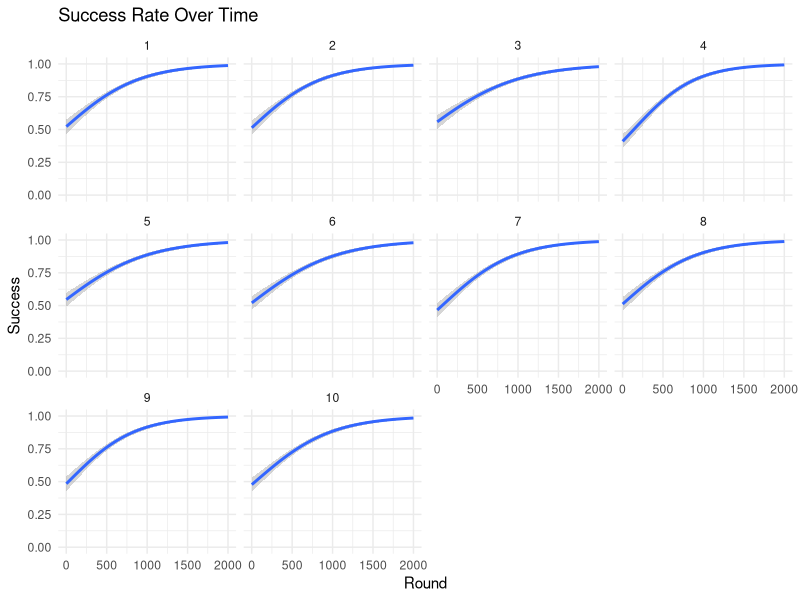

Reproduce this figure in R. (Note: this script raises an error after producing the figure.)
## ---- chunk 1

# libraries
library(tidyverse)
library(ggplot2)

# seed
# set.seed(123)

## ---- chunk 2

# general parameters
n_sim <- 10 # number of simulations
n_referents <- 6 # number of unique referents in guessing game
n_small <- n_referents/2 # number of small referents
n_large <- n_referents/2 # number of large referents
n_rounds <- 2000 # number of interaction rounds
drift_sd <- 0.05 # amount of variation introduced during production
learn_rate <- 0.005 # amount of added memory strengthening for words per round
iconicity_boost <- 0.2 # multiplicator for distance to iconic prototypes

# referent properties
referents <- tibble(
  id = 1:n_referents,
  type = c(rep("small", n_small), rep("large", n_large))
) 

## ---- chunk 3

# distance-based ease function
## small referents easier to guess near [0,0]
## large referents easier to guess near [1,1]
## currently distance measures range from 0.014 (max distance), to 1 (min distance) and is sharply dropping off when away from targets
### NOTE: Discuss and justify distance function (maybe euclidean)
signal_ease <- function(sig, type) {
  target <- if (type == "small") c(0, 0) else c(1, 1)
  dist <- sqrt((sig[1] - target[1])^2 + (sig[2] - target[2])^2)
  ease <- exp(-2 * dist)   # the -2 value controls the sharpness of the drop with distance
  ease
}

# show heatmap of ease relative to signal space
# grid <- expand.grid(
#   x = seq(0, 1, length.out = 50),
#   y = seq(0, 1, length.out = 50),
#   type = c("small", "large")
# )
# 
# # make heat map
# grid <- grid %>%
#   rowwise() %>%
#   mutate(ease = signal_ease(c(x, y), type)) %>%
#   ungroup() 
#   
# ggplot(grid,
#        aes(x = x, y = y, fill = ease)) +
#   geom_tile() +
#   facet_wrap(.~type) +
#   scale_fill_continuous(palette = "viridis")


# interpretation probability
## final guess probability = previous guessing rate + signal fit (iconicity bias)
guess_probability <- function(agent_guess, signal_xy, ref_type) {
  ease <- signal_ease(signal_xy, ref_type)

  # learned ability plus signal ease, capped at 1
  # the added learning boost of ease is reduced by a factor 'iconicity_boost' which represents the strength of iconicity affecting guessing
  p <- agent_guess + iconicity_boost * ease
  p[p > 0.95] <- 0.95 ## NOTE: really sloppy and should probably use a function that operates with logits or something, but this keeps a lapse rate of 5% atm
  p
}

# drift function
## adds gaussian drift to the signal 
apply_drift <- function(sig) {
  # pmax and pmin cap it to 0 and 1
  pmax(pmin(sig + rnorm(2, 0, drift_sd), 1),0)
}

## ---- chunk 4

# set up df to populate
history <- data.frame(
  round     = integer(),
  trial     = integer(),
  referent  = integer(),
  speaker   = character(),
  listener  = character(),
  type      = character(),
  p_correct = numeric(),
  success   = numeric(),
  signal_x  = numeric(),
  signal_y  = numeric(),
  stringsAsFactors = FALSE
)

# main for loop over interactions
for (n in 1:n_sim) {
  
# initial signals
signals <- tibble(
  id = referents$id,
  x = rep(0.5, n_referents),
  y = rep(0.5, n_referents)
)

# initial learning status of referents (after training)
## each agent has initial probability ~ 0.3 ± noise
agentA_guess <- rbeta(n_referents, 2, 4)
agentB_guess <- rbeta(n_referents, 2, 4)

## alternatives: average prob 0.5  = (2,2)
## alternatives: average prob 0.4  = (2,3)
## alternatives: average prob 0.33 = (2,4)

# main for loop within interaction
for (t in 1:n_rounds) {

  # speakers/listeners are taking turns ✅
  if (t %% 2 == 1) {
    speaker <- "A"
    listener <- "B"
    speaker_guess <- agentA_guess
    listener_guess <- agentB_guess
  } else {
    speaker <- "B"
    listener <- "A"
    speaker_guess <- agentB_guess
    listener_guess <- agentA_guess
  }

  # randomly pick one referent ✅
  r <- sample(1:n_referents, 1)
  r_type <- referents$type[r]

  # retrieve its signal: 
  ## either just pick the signal from last round (perfect memmory of signal)
  #sig <- signals %>% filter(id == r) %>% select(x, y) %>% as.numeric()
  ## alternatively: retrieve it's previous signal if memory strength good enough
  if (speaker_guess[r] > 0.5) {
    sig <- signals %>% filter(id == r) %>% select(x, y) %>% as.numeric()
    # if not randomly draw around center
    } else {sig <- c(rnorm(1, 0.5, 0.1), c(rnorm(1, 0.5, 0.1)))
    ## another alternative could be to draw from existing categories, which would make the signal bounce around
  }
  # this resets the signal drift until learned 
  
  # listener computes probability of correct guess
  p_correct <- guess_probability(listener_guess[r], sig, r_type)

  # actual outcome, binomial sampling
  success <- rbinom(1, 1, p_correct)

  # learning: speaker improves guess rate
  speaker_guess[r] <- speaker_guess[r] + learn_rate
  #if (speaker_guess[r] > 0.5) speaker_guess[r] <- 0.5  # cap learned component

  # listener also learns due to feedback
  if (success == 1) {
    listener_guess[r] <- listener_guess[r] + learn_rate
    #if (listener_guess[r] > 0.5) listener_guess[r] <- 0.5
  }
  ## NOTE: have to think of the relationship between learning rate, producing the pair vs. hearing the pair, and successful vs. unsuccessful guessing. 

  # if the guess was successful, the signal does not need to change
  # if the guess was unsuccessful, the signal drifts
  if (success == 0) {
    listener_guess[r] <- listener_guess[r] + learn_rate
    new_sig <- apply_drift(sig)
    signals$x[r] <- new_sig[1]
    signals$y[r] <- new_sig[2]
  }

  # update guessing probability based on learning
  if (speaker == "A") {
    agentA_guess <- speaker_guess
    agentB_guess <- listener_guess
  } else {
    agentB_guess <- speaker_guess
    agentA_guess <- listener_guess
  }

  # log trials
  history <- rbind(
      history,
      data.frame(
        sim      = n,
        round    = t,
        referent = r,
        speaker  = speaker,
        listener = listener,
        type     = r_type,
        p_correct = p_correct,
        success  = success,
        signal_x = signals$x[r],
        signal_y = signals$y[r]
      )
  )
  
} # end of n_rounds loop

} # end of n_sim loop  
  
## ---- chunk 5

# Aggregate
accuracy_all <- history |> 
  group_by(round) |> 
  summarise(success = mean(success))

accuracy <- history |> 
  group_by(sim, round) |> 
  summarise(success = mean(success))

# Success rate over time
ggplot(accuracy, aes(round, success)) +
  geom_smooth(method = "glm", 
              method.args = list(family = "binomial"), 
              se = TRUE) +
  labs(title = "Success Rate Over Time", 
       y = "Success", 
       x = "Round") +
  facet_wrap(. ~ sim) +
  scale_y_continuous(limits = c(0,1)) + 
  theme_minimal()

## ---- chunk 6

# Signal space use
ggplot(history, aes(signal_x, signal_y, color = type)) +
  geom_point(alpha = 0.2) +
  labs(title = "Evolution of Signal Space", x = "x", y = "y") +
  facet_wrap(. ~ sim) +
  scale_x_continuous(limits = c(0,1)) + 
  scale_y_continuous(limits = c(0,1)) + 
  scale_fill_continuous(palette = "viridis") +
  theme_minimal()

## ---- chunk 7

# Calculate iconicity across bins
iconicity <- history |> 
  mutate(bins = cut(round, breaks = 20, labels = FALSE)) |> 
  group_by(bins, type, sim) |> 
  summarise(signal_x = mean(signal_x),
            signal_y = mean(signal_y)) 

iconicity <- iconicity |> 
  mutate(target_x = ifelse(type == "small", 0, 1),
         target_y = ifelse(type == "small", 0, 1),
         dist = sqrt((signal_x - target_x)^2 + (signal_y - target_y)^2),
         iconicity = exp(-2*dist)) |> 
  group_by(bins, sim) |> 
  summarise(iconicity = mean(iconicity)) 

iconicity_agg <- iconicity |> 
  group_by(bins) |> 
  summarise(iconicity = mean(iconicity)) 

# Iconicity over time
ggplot(iconicity, aes(x = bins, 
                      y = iconicity,
                      group = sim)) +
  geom_path(size = 1, alpha = 0.2) +
  geom_path(data = iconicity_agg,
            aes(group = 1),
            size = 2) +
  # starting point with signal = [0.5,0.5]
  geom_hline(yintercept = 0.2431167, 
               lty = "dashed") +
  scale_y_continuous(limits = c(0,1),
                     breaks = c(0,0.25,0.5,0.75,1)) + 
  labs(title = "Iconicity Over Time", 
       y = "Iconicity (high = iconic, low = not iconic)", 
       x = "Rounds in 100s") +
  #scale_y_continuous(limits = c(0,1)) + 
  theme_minimal()

